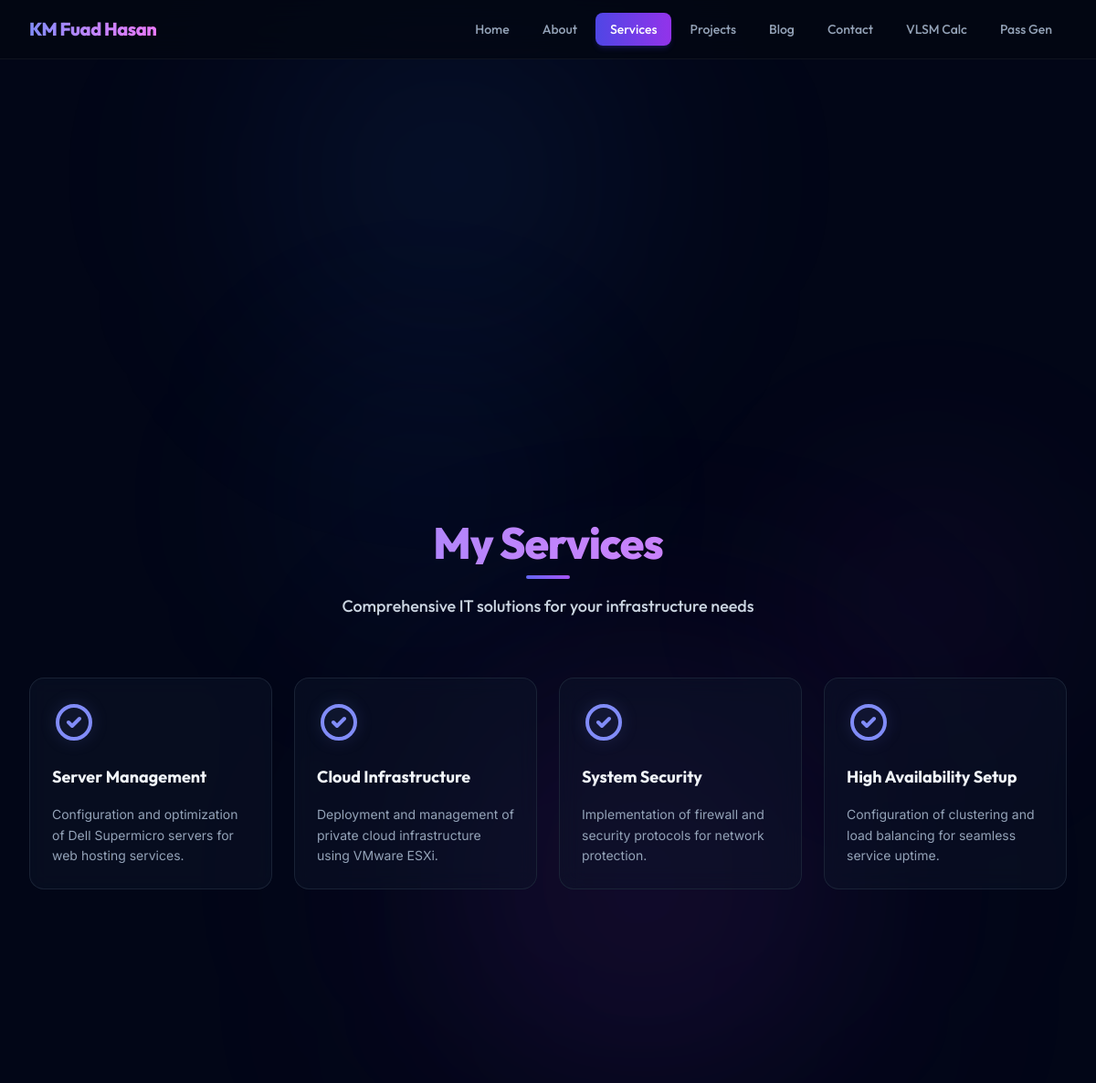
/services.php, run on the app's committed database.
### tables this page shows
CREATE TABLE IF NOT EXISTS services (
    id INT AUTO_INCREMENT PRIMARY KEY,
    title VARCHAR(200) NOT NULL,
    description TEXT,
    icon VARCHAR(50) DEFAULT 'Server',
    display_order INT DEFAULT 0,
    created_at TIMESTAMP DEFAULT CURRENT_TIMESTAMP,
    updated_at TIMESTAMP DEFAULT CURRENT_TIMESTAMP ON UPDATE CURRENT_TIMESTAMP
);

### services.php (the view, shortened to what this page needs)
<?php
$conn = getDBConnection();
$servicesResult = $conn->query("SELECT * FROM services ORDER BY display_order ASC");
$services = [];
while ($row = $servicesResult->fetch_assoc()) {
    $services[] = $row;
}
include 'includes/header.php';
?>
<section id="services" class="py-24 relative overflow-hidden flex flex-col justify-center min-h-screen">
    <div class="absolute top-1/4 left-1/4 w-80 h-80 bg-blue-500/5 rounded-full blur-[100px] pointer-events-none"></div>
    <div class="absolute bottom-1/4 right-1/4 w-96 h-96 bg-fuchsia-500/5 rounded-full blur-[120px] pointer-events-none"></div>
    <div class="max-w-7xl mx-auto px-4 sm:px-6 lg:px-8 relative z-10 w-full">
        <div class="text-center mb-16">
            <h2 class="font-display text-4xl md:text-5xl font-extrabold tracking-tight bg-gradient-to-r from-indigo-400 via-purple-400 to-fuchsia-400 bg-clip-text text-transparent mb-3">
            </h2>
            <div class="w-12 h-1 bg-gradient-to-r from-indigo-500 to-purple-500 mx-auto rounded-full mb-4"></div>
            <p class="text-slate-300 font-display font-medium text-lg max-w-xl mx-auto">
                Comprehensive IT solutions for your infrastructure needs
            </p>
        </div>
        <div class="grid md:grid-cols-2 lg:grid-cols-4 gap-6">
            <?php foreach ($services as $service): ?>
                <div class="glass-card p-6 rounded-2xl border border-slate-800/80 cursor-pointer hover:scale-[1.04] transition-all duration-300 hover:shadow-2xl shadow-slate-950/40 relative overflow-hidden group">
                    <div class="relative space-y-4">
                        <div class="text-indigo-400 filter drop-shadow-[0_0_8px_rgba(129,140,248,0.25)] group-hover:scale-115 transition-transform duration-300 inline-block">
                            <?php
                            $iconMap = [
                                'Server' => '<svg class="w-12 h-12" fill="none" stroke="currentColor" viewBox="0 0 24 24"><path stroke-linecap="round" stroke-linejoin="round" stroke-width="2" d="M5 12h14M5 12a2 2 0 01-2-2V6a2 2 0 012-2h14a2 2 0 012 2v4a2 2 0 01-2 2M5 12a2 2 0 00-2 2v4a2 2 0 002 2h14a2 2 0 002-2v-4a2 2 0 00-2-2m-2-4h.01M17 16h.01"></path></svg>',
                                'Cloud' => '<svg class="w-12 h-12" fill="none" stroke="currentColor" viewBox="0 0 24 24"><path stroke-linecap="round" stroke-linejoin="round" stroke-width="2" d="M3 15a4 4 0 004 4h9a5 5 0 10-.1-9.999 5.002 5.002 0 10-9.78 2.096A4 4 0 003 15z"></path></svg>',
                                'Shield' => '<svg class="w-12 h-12" fill="none" stroke="currentColor" viewBox="0 0 24 24"><path stroke-linecap="round" stroke-linejoin="round" stroke-width="2" d="M9 12l2 2 4-4m5.618-4.016A11.955 11.955 0 0112 2.944a11.955 11.955 0 01-8.618 3.04A12.02 12.02 0 003 9c0 5.591 3.824 10.29 9 11.622 5.176-1.332 9-6.03 9-11.622 0-1.042-.133-2.052-.382-3.016z"></path></svg>',
                                'Settings' => '<svg class="w-12 h-12" fill="none" stroke="currentColor" viewBox="0 0 24 24"><path stroke-linecap="round" stroke-linejoin="round" stroke-width="2" d="M10.325 4.317c.426-1.756 2.924-1.756 3.35 0a1.724 1.724 0 002.573 1.066c1.543-.94 3.31.826 2.37 2.37a1.724 1.724 0 001.065 2.572c1.756.426 1.756 2.924 0 3.35a1.724 1.724 0 00-1.066 2.573c.94 1.543-.826 3.31-2.37 2.37a1.724 1.724 0 00-2.572 1.065c-.426 1.756-2.924 1.756-3.35 0a1.724 1.724 0 00-2.573-1.066c-1.543.94-3.31-.826-2.37-2.37a1.724 1.724 0 00-1.065-2.572c-1.756-.426-1.756-2.924 0-3.35a1.724 1.724 0 001.066-2.573c-.94-1.543.826-3.31 2.37-2.37.996.608 2.296.07 2.572-1.065z"></path><path stroke-linecap="round" stroke-linejoin="round" stroke-width="2" d="M15 12a3 3 0 11-6 0 3 3 0 016 0z"></path></svg>'
                            ];
                            echo $iconMap[$service['icon']] ?? '<svg class="w-12 h-12" fill="none" stroke="currentColor" viewBox="0 0 24 24"><path stroke-linecap="round" stroke-linejoin="round" stroke-width="2" d="M9 12l2 2 4-4m6 2a9 9 0 11-18 0 9 9 0 0118 0z"></path></svg>';
                            ?>
                        </div>
                        <h3 class="text-lg font-bold text-slate-100 font-display group-hover:text-indigo-300 transition-colors">
                            <?php echo htmlspecialchars($service['title']); ?>
                        </h3>
                        <p class="text-sm text-slate-400 leading-relaxed">
                            <?php echo htmlspecialchars($service['description']); ?>
                        </p>
                    </div>
                </div>
            <?php endforeach; ?>
        </div>
    </div>
</section>
<?php
include 'includes/footer.php';
?>

### includes/header.php (style rules this page uses)
body { font-family: 'Inter', sans-serif; background-color: #030712; color: #f3f4f6; }
.font-display { font-family: 'Outfit', sans-serif; }
.glass-card { background: rgba(15, 23, 42, 0.45); backdrop-filter: blur(12px); -webkit-backdrop-filter: blur(12px); border: 1px solid rgba(255, 255, 255, 0.05); }

### data on the page
services: title "Server Management", description "Configuration and optimization of Dell Supermicro servers for web hosting services."
services: title "Cloud Infrastructure", description "Deployment and management of private cloud infrastructure using VMware ESXi."
services: title "System Security", description "Implementation of firewall and security protocols for network protection."
services: title "High Availability Setup", description "Configuration of clustering and load balancing for seamless service uptime."

### other printed values
$label "Home"
$label "About"
$label "Services"
$label "Projects"
$label "Blog"
$label "Contact"
$label "VLSM Calc"
$label "Pass Gen"
